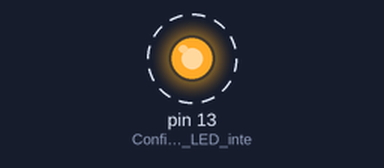
Bench run of a sketch on a simulated Arduino Uno, built with avr-gcc and run on an emulated ATmega328P. Parts: output pins drawn as LEDs (lit = HIGH). Dashed ring = blinking.

Above: at 0.5 s.
Timing chart, 0 to 4.6 s (numbered marks = the images above):
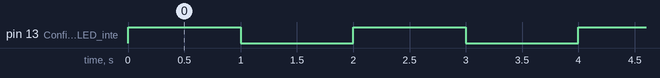

Measured:
- by itself, pin 13 (Configutramos_el_LED_inte): alternates HIGH for 1.0 s and LOW for 1.0 s

The sketch:

01-LED.ino
```cpp
// (licence header left out)
// Definimos nuestra primera variable (tiempo) de tipo entero (int)
int tiempo = 1000;                      // El valor está en milisegundos

// La función «setup» se ejecuta una sola vez cuando encendemos la tarjeta
void setup()
{
    pinMode(LED_BUILTIN, OUTPUT);       // Configutramos el LED integrado como salida
}

// La función «loop» se ejecuta indefinidamente mientras la tarjeta tenga energía
void loop()
{
    digitalWrite(LED_BUILTIN, HIGH);    // Encendemos LED integrado (HIGH)
    delay(tiempo);                      // Esperamos un segundo
    digitalWrite(LED_BUILTIN, LOW);     // Apagamos LED integrado (LOW)
    delay(tiempo);                      // Esperamos un segundo
}
```
